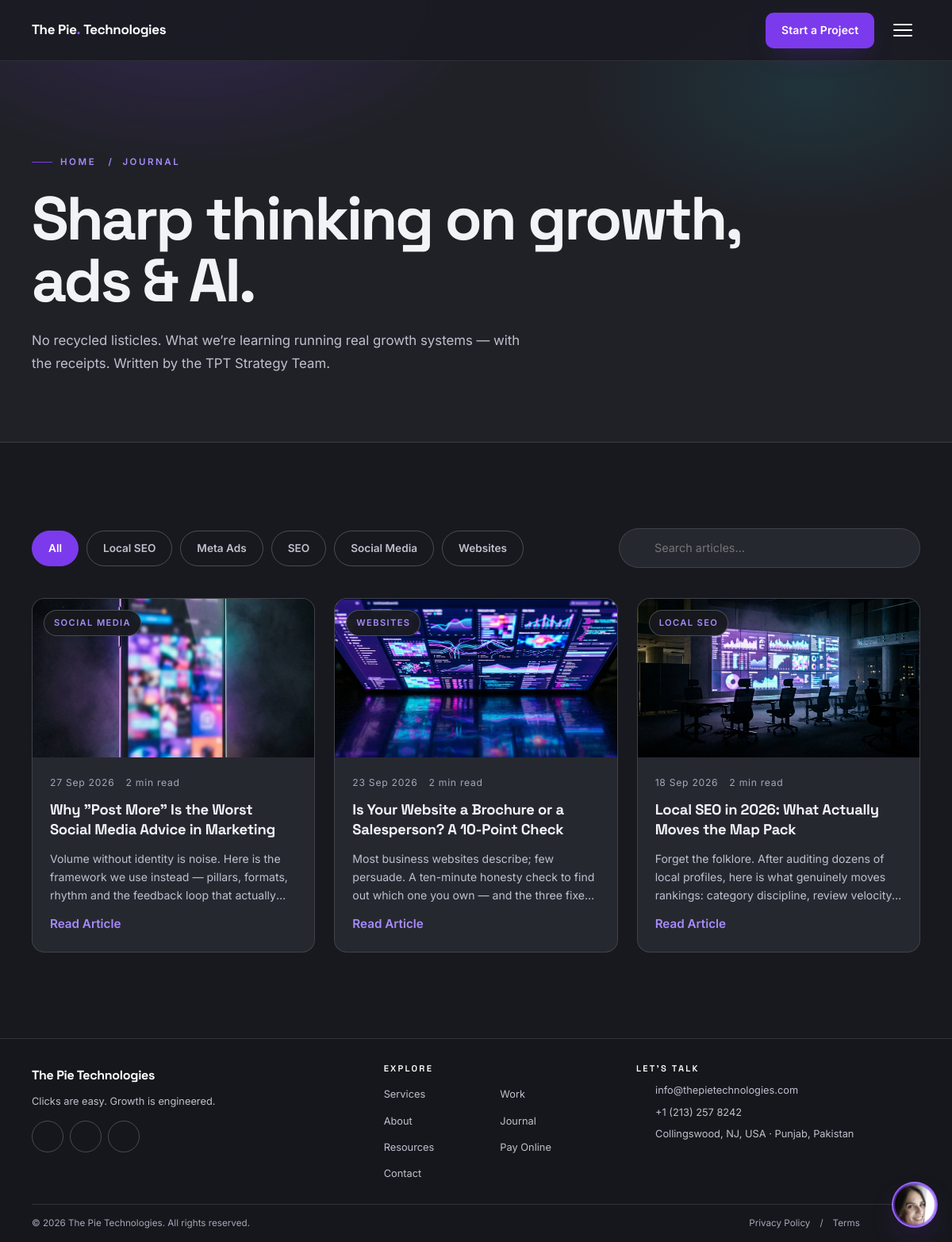
Screenshot of /blog.php with the database file from the repository.
### tables this page shows
CREATE TABLE IF NOT EXISTS blog_categories (
  id INT AUTO_INCREMENT PRIMARY KEY,
  name VARCHAR(100) NOT NULL,
  slug VARCHAR(100) UNIQUE NOT NULL
);

CREATE TABLE IF NOT EXISTS blog_posts (
  id INT AUTO_INCREMENT PRIMARY KEY,
  title VARCHAR(255) NOT NULL,
  slug VARCHAR(255) UNIQUE NOT NULL,
  category_id INT,
  featured_image VARCHAR(255),
  excerpt TEXT,
  content LONGTEXT,
  tags VARCHAR(255) DEFAULT '',
  author VARCHAR(150) DEFAULT 'The Pie Technologies',
  meta_title VARCHAR(255),
  meta_description TEXT,
  reading_time INT DEFAULT 5,
  views INT DEFAULT 0,
  status ENUM('draft','published') DEFAULT 'draft',
  published_at DATETIME,
  created_at TIMESTAMP DEFAULT CURRENT_TIMESTAMP,
  KEY idx_post_status (status),
  KEY idx_post_cat (category_id),
  CONSTRAINT fk_post_category FOREIGN KEY (category_id)
    REFERENCES blog_categories (id) ON DELETE SET NULL
);

### includes/functions.php (called while the page is built, shortened)
<?php
function settingsCache($reset = false)
{
    static $cache = null;
    if ($cache !== null) {
        return $cache;
    }
    $cache = array();
    return $cache;
}
function getSetting($key, $default = '')
{
    return $default;
}
function esc($value)
{
    return htmlspecialchars((string) $value, ENT_QUOTES, 'UTF-8');
}
function url($path = '', $pretty = null)
{
    $path = trim((string) $path, '/');
    if ($pretty === null) {
        $pretty = PRETTY_URLS;
    }
    if ($path !== '' && substr($path, -4) !== '.php' && $pretty && strpos($path, '?') === false) {
        $url = BASE_URL . '/' . $path;
    } elseif ($path !== '' && substr($path, -4) !== '.php' && !$pretty && strpos($path, '?') === false) {
        $url = BASE_URL . '/' . $path . '.php';
    } else {
        $url = BASE_URL . ($path === '' ? '/' : '/' . $path);
    }
    return $url;
}
function asset($path)
{
    return BASE_URL . '/' . ltrim((string) $path, '/');
}
function formatDate($datetime, $format = 'j M Y')
{
    $ts = strtotime((string) $datetime);
    return $ts ? date($format, $ts) : '';
}
require_once dirname(__DIR__) . '/core/SampleContent.php';
function getPosts($opts = array())
{
    if (SampleContent::usesFallback('blog_posts')) { return SampleContent::posts($opts); }
    $where    = array("p.status = 'published'");
    $params   = array();
    $category = isset($opts['category']) ? $opts['category'] : '';
    $search   = isset($opts['search']) ? trim((string) $opts['search']) : '';
    $whereSql = implode(' AND ', $where);
    $totalRow = dbOne(
        "SELECT COUNT(*) AS c FROM blog_posts p LEFT JOIN blog_categories c ON c.id = p.category_id WHERE $whereSql",
        $params
    );
    $total = $totalRow ? (int) $totalRow['c'] : 0;
    $perPage = max(1, isset($opts['per_page']) ? (int) $opts['per_page'] : 9);
    $pages   = max(1, (int) ceil($total / $perPage));
    $page    = min(max(1, isset($opts['page']) ? (int) $opts['page'] : 1), $pages);
    $offset  = ($page - 1) * $perPage;
    $posts = dbAll(
        "SELECT p.*, c.name AS category_name, c.slug AS category_slug
         FROM blog_posts p LEFT JOIN blog_categories c ON c.id = p.category_id
         WHERE $whereSql
         ORDER BY p.published_at DESC, p.id DESC
         LIMIT $perPage OFFSET $offset",
        $params
    );
    return array('posts' => $posts, 'total' => $total, 'pages' => $pages, 'page' => $page);
}
function getBlogCategories()
{
    return dbAll('SELECT * FROM blog_categories ORDER BY name ASC');
}

### includes/db.php (called while the page is built, shortened)
<?php
if (!function_exists('dbAll')) {
    function dbAll($sql, $params = array())
    {
        try {
            $st = $GLOBALS['pdo']->prepare($sql);
            $st->execute($params);
            return $st->fetchAll();
        } catch (PDOException $e) {
            error_log('[TPT] Query failed: ' . $e->getMessage() . ' | ' . $sql);
            return array();
        }
    }
}
if (!function_exists('dbOne')) {
    function dbOne($sql, $params = array())
    {
        $rows = dbAll($sql, $params);
        return $rows ? $rows[0] : null;
    }
}

### core/SampleContent.php (called while the page is built, shortened)
<?php
class SampleContent
{
    public static function usesFallback($table)
    {
        static $empty = array();
        if (!isset($empty[$table])) {
            $count = DB_OK ? dbOne('SELECT COUNT(*) AS total FROM ' . $table) : null;
            $total = (is_array($count) && isset($count['total'])) ? (int) $count['total'] : -1;
            $empty[$table] = !DB_OK || ($total === 0);
        }
        return $empty[$table];
    }
}

### blog.php (the view, shortened to what this page needs)
<?php
$category = isset($_GET['category']) ? sanitize($_GET['category']) : '';
$search   = isset($_GET['q']) ? sanitize($_GET['q']) : '';
$page     = isset($_GET['page']) ? max(1, (int) $_GET['page']) : 1;
$result   = getPosts(array('category' => $category, 'search' => $search, 'page' => $page, 'per_page' => 9));
$posts    = $result['posts'];
$cats     = getBlogCategories();
function blogQueryUrl($params = array())
{
    $query = array();
    if (!empty($params['category'])) { $query['category'] = $params['category']; }
    return url('blog') . ($query ? '?' . http_build_query($query) : '');
}
require_once __DIR__ . '/includes/header.php';
?>
<section class="page-hero">
    <div class="container">
        <p class="eyebrow crumbs"><a href="<?= url('') ?>">Home</a> &nbsp;/&nbsp; Journal</p>
        <h1>Sharp thinking on growth, ads &amp; AI.</h1>
        <p class="lead">No recycled listicles. What we&rsquo;re learning running real growth systems — with the receipts. Written by the TPT Strategy Team.</p>
    </div>
</section>
<section class="section">
    <div class="container">
        <div class="blog-toolbar">
            <div class="filter-tabs" style="margin-bottom:0" role="group" aria-label="Filter articles by category">
                <a class="filter-tab<?= $category === '' ? ' active' : '' ?>" href="<?= blogQueryUrl(array('q' => $search)) ?>">All</a>
                <?php foreach ($cats as $cat): ?>
                <a class="filter-tab<?= $category === $cat['slug'] ? ' active' : '' ?>" href="<?= blogQueryUrl(array('category' => $cat['slug'], 'q' => $search)) ?>"><?= esc($cat['name']) ?></a>
                <?php endforeach; ?>
            </div>
            <form class="search-box" role="search" method="get" action="<?= url('blog') ?>">
                <?= icon('search', 16) ?>
                <input type="search" name="q" value="<?= esc($search) ?>" placeholder="Search articles…" aria-label="Search articles">
            </form>
        </div>
        <?php if ($posts): ?>
        <div class="blog-grid">
            <?php foreach ($posts as $i => $post): ?>
            <article class="blog-card" data-aos="fade-up" data-aos-delay="<?= ($i % 3) * 80 ?>">
                <div class="blog-card-media">
                    <?php if (!empty($post['category_name'])): ?><span class="blog-cat"><?= esc($post['category_name']) ?></span><?php endif; ?>
                    <img src="<?= asset($post['featured_image'] !== '' ? $post['featured_image'] : 'assets/images/placeholder.svg') ?>" alt="<?= esc($post['title']) ?>" loading="lazy">
                </div>
                <div class="blog-card-body">
                    <div class="blog-meta">
                        <span><?= esc(formatDate($post['published_at'])) ?></span>
                        <span><?= (int) $post['reading_time'] ?> min read</span>
                    </div>
                    <h3><a href="<?= url('blog/' . $post['slug']) ?>"><?= esc($post['title']) ?></a></h3>
                    <p class="blog-excerpt"><?= esc($post['excerpt']) ?></p>
                    <a class="link-arrow" href="<?= url('blog/' . $post['slug']) ?>">Read Article <?= icon('arrow-r', 16) ?></a>
                </div>
            </article>
            <?php endforeach; ?>
        </div>
        <?php else: ?>
        <div class="chart-card text-center">
            <p class="text-muted">No articles match<?= $search !== '' ? ' &ldquo;' . esc($search) . '&rdquo;' : '' ?> yet. Try another category or <a href="<?= url('blog') ?>" style="color:var(--violet-soft)">clear the filters</a>.</p>
        </div>
        <?php endif; ?>
    </div>
</section>
<?php require_once __DIR__ . '/includes/footer.php'; ?>

### includes/data.php (shortened to what this page needs)
<?php
function icon($name, $size = 20)
{
    $body = isset($paths[$name]) ? $paths[$name] : $paths['sparkle'];
    return '<svg class="icon icon-' . esc($name) . '" width="' . (int) $size . '" height="' . (int) $size
        . '" viewBox="0 0 24 24" fill="none" stroke="currentColor" stroke-width="1.6" stroke-linecap="round" stroke-linejoin="round" aria-hidden="true">'
        . $body . '</svg>';
}

### rows the page displays
blog_categories: name "Local SEO"
blog_categories: name "Meta Ads"
blog_categories: name "SEO"
blog_categories: name "Social Media"
blog_categories: name "Websites"
blog_posts: category.name "SOCIAL MEDIA", featured_image (picture), published_at "27 Sep 2026", reading_time "2", title "Why \"Post More\" Is the Worst Social Media Advice in Marketing", excerpt "Volume without identity is noise. Here is the framework we use instead — pillars, formats, rhythm and the feedback loop that…", $size 16 (drawn)
blog_posts: category.name "WEBSITES", featured_image (picture), published_at "23 Sep 2026", reading_time "2", title "Is Your Website a Brochure or a Salesperson? A 10-Point Check", excerpt "Most business websites describe; few persuade. A ten-minute honesty check to find out which one you own — and the three…", $size 16 (drawn)
blog_posts: category.name "LOCAL SEO", featured_image (picture), published_at "18 Sep 2026", reading_time "2", title "Local SEO in 2026: What Actually Moves the Map Pack", excerpt "Forget the folklore. After auditing dozens of local profiles, here is what genuinely moves rankings: category discipline, review…", $size 16 (drawn)

### other values shown
$siteName "The Pie Technologies"
getSetting('site_tagline', 'Clicks are easy. Growth is engineered.') "Clicks are easy. Growth is engineered."
$label "Services"
$label "Work"
$label "About"
$label "Journal"
$label "Resources"
$label "Pay Online"
$label "Contact"
getSetting('site_email', 'info@thepietechnologies.com') "info@thepietechnologies.com"
getSetting('site_phone', '+1 (213) 257 8242') "+1 (213) 257 8242"
getSetting('site_address', 'Collingswood, NJ, USA · Punjab, Pakistan') "Collingswood, NJ, USA · Punjab, Pakistan"
